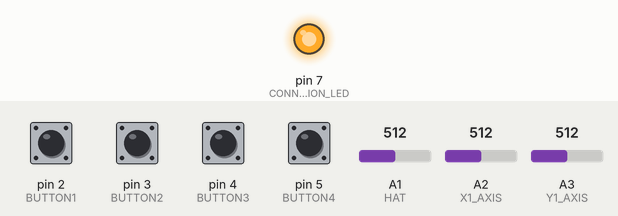
This sketch was run on a simulated Arduino Leonardo, built with avr-gcc and run on an emulated ATmega32U4. Shown: output pins drawn as LEDs (lit = HIGH). The inputs (shaded band) are chosen by the test bench; at power-on: pin 2 (BUTTON1), pin 3 (BUTTON2), pin 4 (BUTTON3), pin 5 (BUTTON4) HIGH, A2 (X1_AXIS) = 512, A1 (HAT) = 512, A3 (Y1_AXIS) = 512. USB keyboard and mouse output is not drawn.

Above: at 1.2 s.
1.3 s: A2 (X1_AXIS) set to 7
2.8 s: A2 (X1_AXIS) set to 4
At 3.1 s:
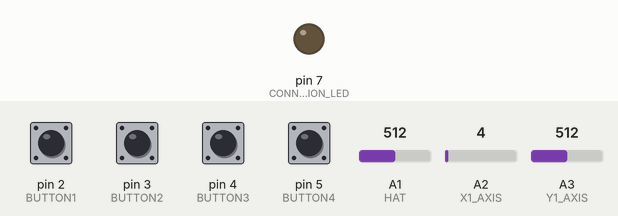
4.3 s: A2 (X1_AXIS) set to 122
At 5.4 s:
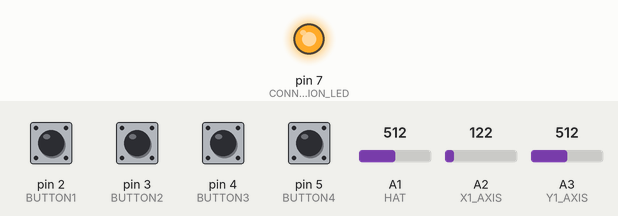
5.8 s: A2 (X1_AXIS) set to 0
At 6.6 s:
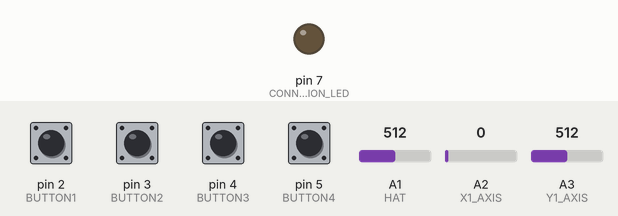
Timing chart, 0 to 8.3 s (numbered marks = the images above; inputs shaded):
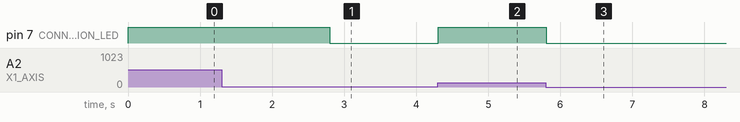

Measured:
- the behaviour switches between 6 and 5 on A2 (X1_AXIS) (found by bisection; images 0 and 1)
- after the input at 1.3 s, every drawn part: stays the same
- after the input at 2.8 s, pin 7 (CONNECTION_LED): HIGH → LOW at once
- after the input at 4.3 s, pin 7 (CONNECTION_LED): LOW → HIGH at once
- after the input at 5.8 s, pin 7 (CONNECTION_LED): HIGH → LOW at once

The sketch:

joystick.ino
```cpp
#include <Joystick.h>

#define X1_AXIS A2
#define Y1_AXIS A3
#define HAT A1
#define BUTTON1 2
#define BUTTON2 3
#define BUTTON3 4
#define BUTTON4 5
#define CONNECTION_LED 7

// debug over serial port with 115000 baud
//#define SER_DEBUG 1

const float threshold = 5;
// loop delay time in milliseconds: this will determine how often we send change events over the USB
// but also the maximum lag
const int delayTime = 5;
const bool reverseX = true;
const bool reverseY = true;
int x1, oldx1;
int y1, oldy1;
int hat, oldhat;
bool b1,b2,b3,b4;
bool oldb1, oldb2, oldb3, oldb4;
bool pluggedIn, oldPluggedIn;
bool hatActivated;
int hatValues[4] = {980, 191, 103, 71};

Joystick_ Joystick(JOYSTICK_DEFAULT_REPORT_ID,JOYSTICK_TYPE_JOYSTICK,
  4, 4,                  // Button Count, Hat Switch Count
  true, true, false,     // X and Y, but no Z Axis
  false, false, false,   // No Rx, Ry, or Rz
  false, false,          // No rudder or throttle
  false, false, false);  // No accelerator, brake, or steering

void setup() {
#ifdef SER_DEBUG
  Serial.begin(115200);
#endif
  pinMode(BUTTON1, INPUT_PULLUP);
  pinMode(BUTTON2, INPUT_PULLUP);
  pinMode(BUTTON3, INPUT_PULLUP);
  pinMode(BUTTON4, INPUT_PULLUP);
  pinMode(CONNECTION_LED, OUTPUT);
  pluggedIn = false;
  // read axis 1
  read1();
  // if there is a joystick connected read the cooliehat (the small "joystick")
  if (pluggedIn) {
    readCoolieHat();
  }
  // initialize Joystick library
  Joystick.begin();
  // trigger plugged-in check
  oldPluggedIn = !pluggedIn;
}

void read1() {
  oldx1 = x1;
  oldy1 = y1;
  x1 = analogRead(X1_AXIS);
  y1 = analogRead(Y1_AXIS);
  // a connected joystick has higher values even in extreme positions
  // that way we can detect a connected hardware
  pluggedIn = x1 > 5 && y1 > 5;
  if (reverseX) {
    x1 = 1023 - x1;
  }
  if (reverseY) {
    y1 = 1023 - y1;
  }
}

void readCoolieHat() {
  oldhat = hat;
  int h = analogRead(HAT);
  hat = -1;
  // the coolie hat uses four different resistors that give us different voltages
  for (int i = 0; i < 4; i++)
    if (abs(h-hatValues[i]) < 5) {
      hat = i * 90;
      break;
    }
}

void readButtons() {
  oldb1 = b1;
  oldb2 = b2;
  oldb3 = b3;
  oldb4 = b4;
  b1 = digitalRead(BUTTON1) == LOW;
  b2 = digitalRead(BUTTON2) == LOW;
  b3 = digitalRead(BUTTON3) == LOW;
  b4 = digitalRead(BUTTON4) == LOW;
}

void loop() {
  // sendState tracks the detected changes and controls whether we need to
  // update the USB joystick state
  bool sendState = false;
  read1();
  if (pluggedIn) {
    if (!oldPluggedIn) {
#ifdef SER_DEBUG
      Serial.println("plugged in");
#endif
      // start joystick emulation with auto-send-state feature turned off
      Joystick.begin(false);
      // switch connection LED on Micro on to show a joystick is connected
      digitalWrite(CONNECTION_LED, HIGH);
    }
    readButtons();
    if (b1 != oldb1 || b2 != oldb2 || b3 != oldb3 || b4 != oldb4) {
      Joystick.setButton(0, b1);
      Joystick.setButton(1, b2);
      Joystick.setButton(2, b3);
      Joystick.setButton(3, b4);
      sendState = true;
    }
    readCoolieHat();
    if (hat != oldhat) {
      Joystick.setHatSwitch(0, hat);
      sendState = true;
    }
    if (abs(x1-oldx1) > threshold || abs(y1-oldy1) > threshold) {
      Joystick.setXAxis(x1);
      Joystick.setYAxis(y1);
      sendState = true;
    }
    if (sendState) {
      Joystick.sendState();
#ifdef SER_DEBUG
      Serial.print("#1: ");
      Serial.print(b1 ? "1": "0");
      Serial.print(" #2: ");
      Serial.print(b2 ? "1": "0");
      Serial.print(" #3: ");
      Serial.print(b3 ? "1": "0");
      Serial.print(" #4: ");
      Serial.print(b4 ? "1": "0");
      Serial.print(" X#1: ");
      Serial.print(x1);
      Serial.print(" Y#1: ");
      Serial.print(y1);
      Serial.print(" HAT: ");
      Serial.println(hat);
#endif
    }
  } else if (oldPluggedIn) {
#ifdef SER_DEBUG
    Serial.println("unplugged");
#endif
    // stop the joystick emulation
    Joystick.end();
    // switch connection LED on Micro off to show there is no joystick connected
    digitalWrite(CONNECTION_LED, LOW);
  }
  oldPluggedIn = pluggedIn;
  delay(delayTime);
}
```
